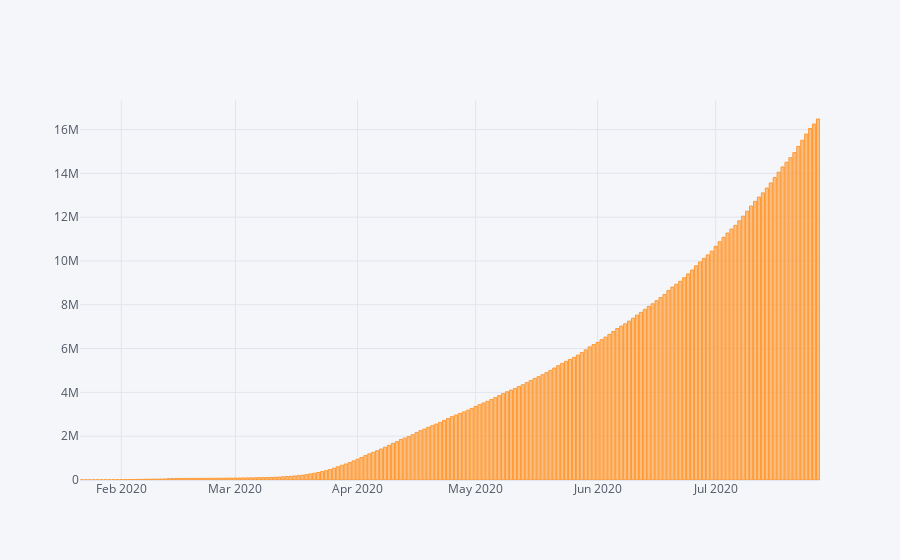

Notebook source saved alongside this figure:
### Code cell
#Plotly
confirmed.iplot(kind='bar',x='Date',y='Confirmed')

### Figure 1 — Plotly figure (JSON) as saved in the notebook; plotly's stock layout.template omitted (floating-point values rounded to 4 significant figures; data arrays with more than 128 entries replaced by an {"elided": "..."} marker saying what was removed)
{"data": [{"marker": {"color": "rgba(255, 153, 51, 0.6)", "line": {"color": "rgba(255, 153, 51, 1.0)", "width": 1}}, "name": "Confirmed", "orientation": "v", "text": "", "type": "bar", "x": {"elided": "188 str values"}, "y": {"elided": "188 int values"}}], "layout": {"legend": {"bgcolor": "#F5F6F9", "font": {"color": "#4D5663"}}, "paper_bgcolor": "#F5F6F9", "plot_bgcolor": "#F5F6F9", "title": {"font": {"color": "#4D5663"}}, "xaxis": {"gridcolor": "#E1E5ED", "showgrid": true, "tickfont": {"color": "#4D5663"}, "title": {"font": {"color": "#4D5663"}, "text": ""}, "zerolinecolor": "#E1E5ED"}, "yaxis": {"gridcolor": "#E1E5ED", "showgrid": true, "tickfont": {"color": "#4D5663"}, "title": {"font": {"color": "#4D5663"}, "text": ""}, "zerolinecolor": "#E1E5ED"}}}
